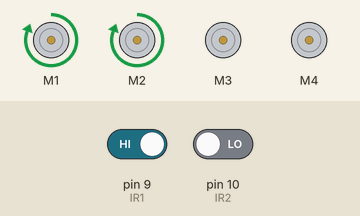
This sketch was run on a simulated Arduino Uno, built with avr-gcc and run on an emulated ATmega328P. Parts: 4 × DC motor (green arrow = forward, orange = backward, longer = faster). Inputs (shaded band) come from the test bench; at power-on: pin 9 (IR1) HIGH, pin 10 (IR2) LOW.

Above: at 1.2 s.
1.3 s: pin 9 (IR1) driven LOW
At 2.0 s:
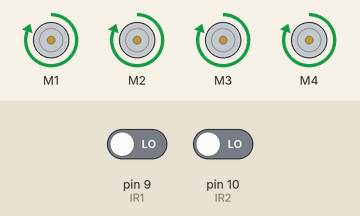
2.8 s: pin 10 (IR2) driven HIGH
At 3.1 s:
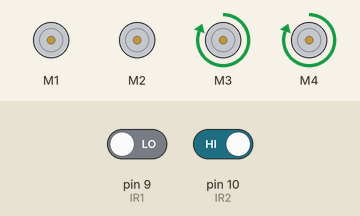
4.3 s: pin 9 (IR1) driven HIGH
At 5.5 s:
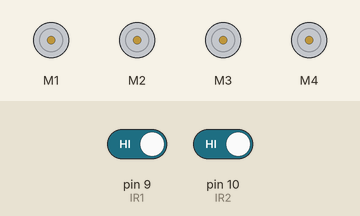
5.8 s: pin 10 (IR2) driven LOW
At 6.6 s:
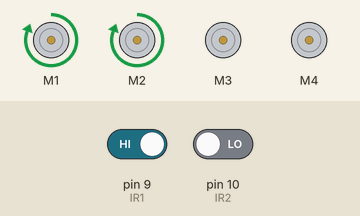
Timing chart, 0 to 8.3 s (numbered marks = the images above; inputs shaded):
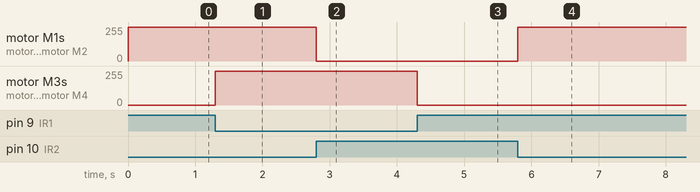

Measured:
- after the input at 1.3 s, motor M3, motor M4: stopped → forward 255/255 at once
- after the input at 2.8 s, motor M1, motor M2: forward 255/255 → stopped at once
- after the input at 4.3 s, motor M3, motor M4: forward 255/255 → stopped at once
- after the input at 5.8 s, motor M1, motor M2: stopped → forward 255/255 at once

The sketch:

Drone_Tracking_Algo.ino
```cpp
#include <Adafruit_MotorShield.h>

//Defining motors
#define Motor_Terminal_A 1
#define Motor_Terminal_B 2
#define Motor_Terminal_C 3
#define Motor_Terminal_D 4

//Define IR sensors
#define IR1 9
#define IR2 10

Adafruit_MotorShield AFMS = Adafruit_MotorShield();

Adafruit_DCMotor *MOTOR_A = AFMS.getMotor(Motor_Terminal_A);
Adafruit_DCMotor *MOTOR_B = AFMS.getMotor(Motor_Terminal_B);
Adafruit_DCMotor *MOTOR_C = AFMS.getMotor(Motor_Terminal_C);
Adafruit_DCMotor *MOTOR_D = AFMS.getMotor(Motor_Terminal_D);

void setup() {
  AFMS.begin();

  //Resetting motors
  MOTOR_A->setSpeed(0);
  MOTOR_A->run(RELEASE);

  MOTOR_B->setSpeed(0);
  MOTOR_B->run(RELEASE);

  MOTOR_C->setSpeed(0);
  MOTOR_C->run(RELEASE);

  MOTOR_D->setSpeed(0);
  MOTOR_D->run(RELEASE);

  //Setting IR sensor pins
  pinMode(IR1,INPUT);
  pinMode(IR2,INPUT);
}

void loop() {
  int sensor_A = digitalRead(IR1);
  Serial.println(sensor_A);
  int sensor_B = digitalRead(IR2);
  Serial.println(sensor_B);

  if(sensor_A==0 && sensor_B==0){
    MOTOR_A->setSpeed(255);
    MOTOR_A->run(FORWARD);

    MOTOR_B->setSpeed(255);
    MOTOR_B->run(FORWARD);

    MOTOR_C->setSpeed(255);
    MOTOR_C->run(FORWARD);

    MOTOR_D->setSpeed(255);
    MOTOR_D->run(FORWARD);
  }else if(sensor_A==1 && sensor_B==0){
    //Turns right
    MOTOR_A->setSpeed(255);
    MOTOR_A->run(FORWARD);

    MOTOR_B->setSpeed(255);
    MOTOR_B->run(FORWARD);

    MOTOR_C->setSpeed(0);
    //MOTOR_C->run(BACKWARD);

    MOTOR_D->setSpeed(0);
    //MOTOR_D->run(BACKWARD);
  }else if(sensor_A==0 && sensor_B==1){
    //Turns left
    MOTOR_A->setSpeed(0);
    //MOTOR_A->run(BACKWARD);

    MOTOR_B->setSpeed(0);
    //MOTOR_B->run(BACKWARD);

    MOTOR_C->setSpeed(255);
    MOTOR_C->run(FORWARD);

    MOTOR_D->setSpeed(255);
    MOTOR_D->run(FORWARD);
  }else{
    MOTOR_A->setSpeed(0);
    MOTOR_A->run(RELEASE);

    MOTOR_B->setSpeed(0);
    MOTOR_B->run(RELEASE);

    MOTOR_C->setSpeed(0);
    MOTOR_C->run(RELEASE);

    MOTOR_D->setSpeed(0);
    MOTOR_D->run(RELEASE);
  }
}
```
